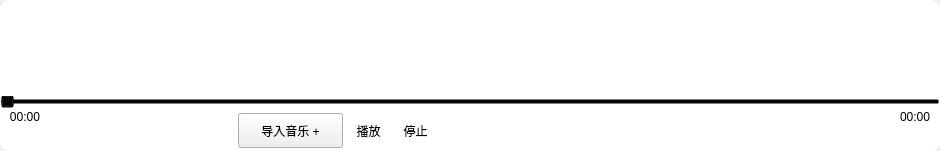
<?xml version="1.0" encoding="UTF-8"?>
<ui version="4.0">
 <class>MusicPlayer</class>
 <widget class="QWidget" name="MusicPlayer">
  <property name="geometry">
   <rect>
    <x>0</x>
    <y>0</y>
    <width>940</width>
    <height>151</height>
   </rect>
  </property>
  <property name="windowTitle">
   <string>MusicPlayer</string>
  </property>
  <property name="styleSheet">
   <string notr="true"/>
  </property>
  <layout class="QGridLayout" name="gridLayout_2">
   <property name="leftMargin">
    <number>0</number>
   </property>
   <property name="topMargin">
    <number>0</number>
   </property>
   <property name="rightMargin">
    <number>0</number>
   </property>
   <property name="bottomMargin">
    <number>0</number>
   </property>
   <property name="spacing">
    <number>0</number>
   </property>
   <item row="0" column="0">
    <widget class="QWidget" name="widgetCenter" native="true">
     <property name="styleSheet">
      <string notr="true">.QWidget{
background:#FFFFFF;
border-radius:10px;
}</string>
     </property>
     <layout class="QGridLayout" name="gridLayout" rowstretch="7,1,2">
      <property name="leftMargin">
       <number>0</number>
      </property>
      <property name="topMargin">
       <number>0</number>
      </property>
      <property name="rightMargin">
       <number>0</number>
      </property>
      <property name="bottomMargin">
       <number>0</number>
      </property>
      <property name="spacing">
       <number>0</number>
      </property>
      <item row="2" column="0">
       <widget class="QWidget" name="widgetPlay" native="true">
        <property name="maximumSize">
         <size>
          <width>16777215</width>
          <height>60</height>
         </size>
        </property>
        <layout class="QHBoxLayout" name="horizontalLayout_2">
         <property name="leftMargin">
          <number>0</number>
         </property>
         <property name="topMargin">
          <number>0</number>
         </property>
         <property name="rightMargin">
          <number>0</number>
         </property>
         <property name="bottomMargin">
          <number>0</number>
         </property>
         <item>
          <widget class="QLabel" name="labelCurrenSlider">
           <property name="sizePolicy">
            <sizepolicy hsizetype="Fixed" vsizetype="Preferred">
             <horstretch>0</horstretch>
             <verstretch>0</verstretch>
            </sizepolicy>
           </property>
           <property name="minimumSize">
            <size>
             <width>40</width>
             <height>0</height>
            </size>
           </property>
           <property name="maximumSize">
            <size>
             <width>40</width>
             <height>16777215</height>
            </size>
           </property>
           <property name="text">
            <string>00:00</string>
           </property>
           <property name="alignment">
            <set>Qt::AlignRight|Qt::AlignTop|Qt::AlignTrailing</set>
           </property>
          </widget>
         </item>
         <item>
          <spacer name="horizontalSpacer_2">
           <property name="orientation">
            <enum>Qt::Horizontal</enum>
           </property>
           <property name="sizeHint" stdset="0">
            <size>
             <width>40</width>
             <height>20</height>
            </size>
           </property>
          </spacer>
         </item>
         <item>
          <widget class="QWidget" name="widget_2" native="true">
           <property name="maximumSize">
            <size>
             <width>220</width>
             <height>16777215</height>
            </size>
           </property>
           <layout class="QHBoxLayout" name="horizontalLayout_3">
            <property name="topMargin">
             <number>0</number>
            </property>
            <property name="bottomMargin">
             <number>0</number>
            </property>
            <item>
             <widget class="QToolButton" name="btnLoadMusic">
              <property name="sizePolicy">
               <sizepolicy hsizetype="Fixed" vsizetype="Fixed">
                <horstretch>0</horstretch>
                <verstretch>0</verstretch>
               </sizepolicy>
              </property>
              <property name="minimumSize">
               <size>
                <width>105</width>
                <height>35</height>
               </size>
              </property>
              <property name="maximumSize">
               <size>
                <width>105</width>
                <height>35</height>
               </size>
              </property>
              <property name="styleSheet">
               <string notr="true"/>
              </property>
              <property name="text">
               <string>导入音乐 +</string>
              </property>
             </widget>
            </item>
            <item>
             <widget class="QToolButton" name="btnMusciPlay">
              <property name="sizePolicy">
               <sizepolicy hsizetype="Fixed" vsizetype="Fixed">
                <horstretch>0</horstretch>
                <verstretch>0</verstretch>
               </sizepolicy>
              </property>
              <property name="minimumSize">
               <size>
                <width>41</width>
                <height>41</height>
               </size>
              </property>
              <property name="maximumSize">
               <size>
                <width>41</width>
                <height>41</height>
               </size>
              </property>
              <property name="toolTip">
               <string>播放/暂停</string>
              </property>
              <property name="styleSheet">
               <string notr="true">QToolButton{
	border:0px solid #467FC1;
    background:transparent;
}
QToolButton:hover{
	border-width:0px;
}</string>
              </property>
              <property name="text">
               <string>播放</string>
              </property>
              <property name="icon">
               <iconset resource="uavmanage.qrc">
                <normaloff>:/res/images/playmusic.png</normaloff>
                <activeon>:/res/images/pausemusic.png</activeon>:/res/images/playmusic.png</iconset>
              </property>
              <property name="iconSize">
               <size>
                <width>32</width>
                <height>32</height>
               </size>
              </property>
              <property name="toolButtonStyle">
               <enum>Qt::ToolButtonIconOnly</enum>
              </property>
             </widget>
            </item>
            <item>
             <widget class="QToolButton" name="btnMusciStop">
              <property name="minimumSize">
               <size>
                <width>41</width>
                <height>41</height>
               </size>
              </property>
              <property name="toolTip">
               <string>停止</string>
              </property>
              <property name="styleSheet">
               <string notr="true">QToolButton{
	border:0px solid #467FC1;
    background:transparent;
}
QToolButton:hover{
	border-width:0px;
}</string>
              </property>
              <property name="text">
               <string>停止</string>
              </property>
              <property name="icon">
               <iconset resource="uavmanage.qrc">
                <normaloff>:/res/images/stopmusic.png</normaloff>:/res/images/stopmusic.png</iconset>
              </property>
              <property name="iconSize">
               <size>
                <width>32</width>
                <height>32</height>
               </size>
              </property>
              <property name="toolButtonStyle">
               <enum>Qt::ToolButtonIconOnly</enum>
              </property>
             </widget>
            </item>
           </layout>
          </widget>
         </item>
         <item>
          <widget class="QLabel" name="labelMusicName">
           <property name="minimumSize">
            <size>
             <width>260</width>
             <height>0</height>
            </size>
           </property>
           <property name="maximumSize">
            <size>
             <width>260</width>
             <height>16777215</height>
            </size>
           </property>
           <property name="text">
            <string/>
           </property>
           <property name="wordWrap">
            <bool>true</bool>
           </property>
          </widget>
         </item>
         <item>
          <spacer name="horizontalSpacer">
           <property name="orientation">
            <enum>Qt::Horizontal</enum>
           </property>
           <property name="sizeHint" stdset="0">
            <size>
             <width>40</width>
             <height>20</height>
            </size>
           </property>
          </spacer>
         </item>
         <item>
          <widget class="QLabel" name="labelSumTime">
           <property name="sizePolicy">
            <sizepolicy hsizetype="Fixed" vsizetype="Preferred">
             <horstretch>0</horstretch>
             <verstretch>0</verstretch>
            </sizepolicy>
           </property>
           <property name="minimumSize">
            <size>
             <width>40</width>
             <height>0</height>
            </size>
           </property>
           <property name="maximumSize">
            <size>
             <width>40</width>
             <height>16777215</height>
            </size>
           </property>
           <property name="text">
            <string>00:00</string>
           </property>
           <property name="alignment">
            <set>Qt::AlignLeading|Qt::AlignLeft|Qt::AlignTop</set>
           </property>
          </widget>
         </item>
        </layout>
       </widget>
      </item>
      <item row="1" column="0">
       <widget class="QWidget" name="widget" native="true">
        <property name="minimumSize">
         <size>
          <width>0</width>
          <height>16</height>
         </size>
        </property>
        <property name="maximumSize">
         <size>
          <width>16777215</width>
          <height>16</height>
         </size>
        </property>
        <layout class="QHBoxLayout" name="horizontalLayout">
         <property name="spacing">
          <number>0</number>
         </property>
         <property name="leftMargin">
          <number>0</number>
         </property>
         <property name="topMargin">
          <number>2</number>
         </property>
         <property name="rightMargin">
          <number>0</number>
         </property>
         <property name="bottomMargin">
          <number>2</number>
         </property>
         <item>
          <widget class="QSlider" name="sliderMusic">
           <property name="enabled">
            <bool>true</bool>
           </property>
           <property name="minimumSize">
            <size>
             <width>0</width>
             <height>12</height>
            </size>
           </property>
           <property name="maximumSize">
            <size>
             <width>16777215</width>
             <height>12</height>
            </size>
           </property>
           <property name="styleSheet">
            <string notr="true">background:transparent;</string>
           </property>
           <property name="maximum">
            <number>0</number>
           </property>
           <property name="pageStep">
            <number>1</number>
           </property>
           <property name="orientation">
            <enum>Qt::Horizontal</enum>
           </property>
          </widget>
         </item>
        </layout>
       </widget>
      </item>
      <item row="0" column="0">
       <widget class="MusicSpectrum" name="widgetSpectrum" native="true"/>
      </item>
     </layout>
    </widget>
   </item>
  </layout>
 </widget>
 <layoutdefault spacing="6" margin="11"/>
 <customwidgets>
  <customwidget>
   <class>MusicSpectrum</class>
   <extends>QWidget</extends>
   <header>musicspectrum.h</header>
   <container>1</container>
  </customwidget>
 </customwidgets>
 <resources>
  <include location="uavmanage.qrc"/>
 </resources>
 <connections/>
</ui>
